Frame 1 (no input): blank canvas, image omitted
Frame 60 (the mouse pressed at the canvas centre just before this capture): blank canvas, image omitted
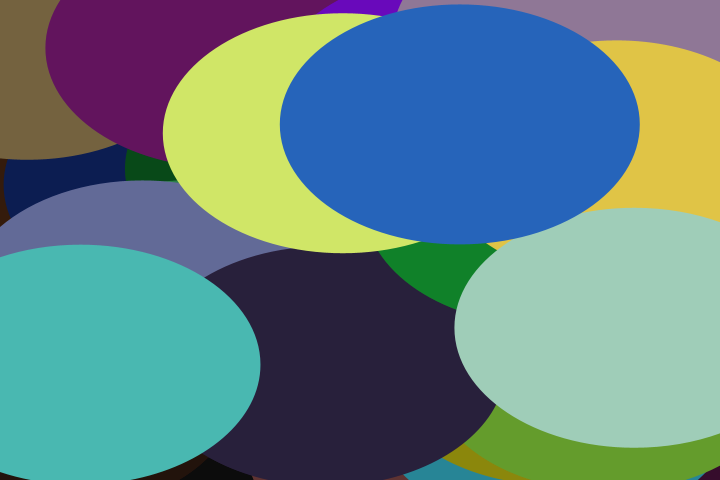
Frame 120 (the mouse held since frame 60 and released just before this capture)

The Processing sketch whose frames 1 and 60 were blank and that drew this single picture after the mouse press (run headless with seeded random() and noise(); from frame 60 on, the mouse is pressed at the canvas centre):

// Processing sketch: Shape_Change
// ── Shape_Change.pde
void setup(){
  size(720,480);
  background(255);
}

void draw(){
  noStroke();
  fill(0,10);
  rect(0,0, width, height);
  
  fill(random(255), random(255), random(255));
  ellipse(random(0,width), random(0,height), mouseX, mouseY);
}
